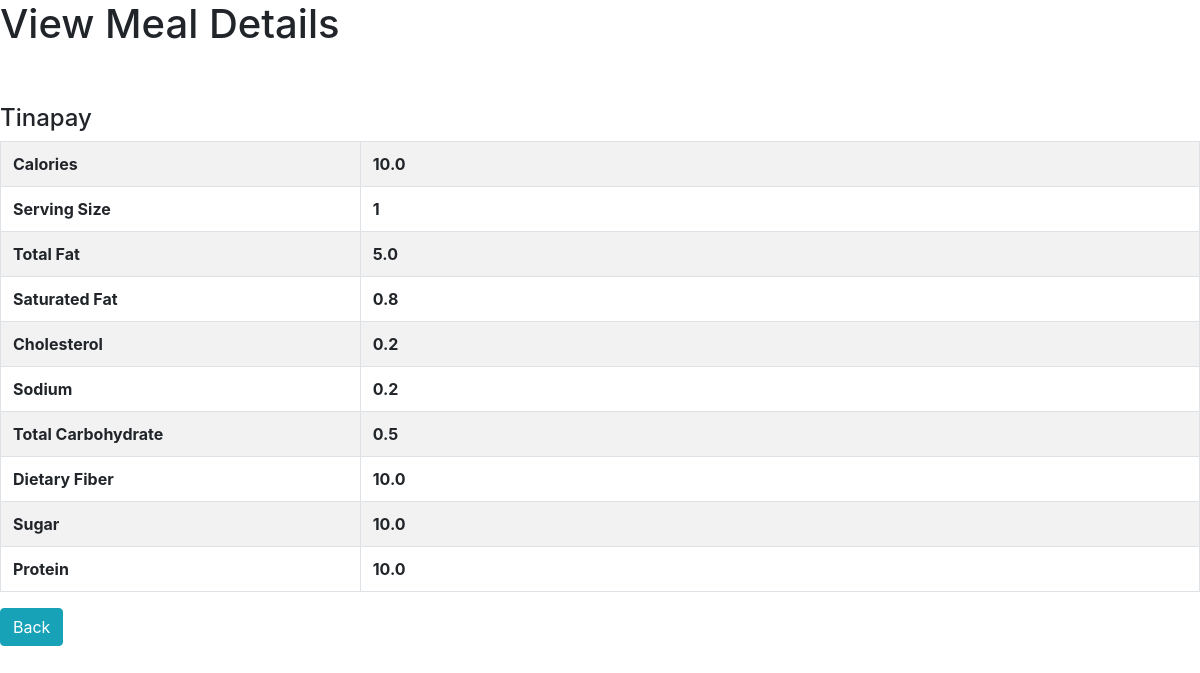
The page /view_meal/1 on the database its author committed.
### food/models.py (models this page shows, shortened)
class Meal(models.Model):
	BREAKFAST = 1
	MORNING_SNACK = 2
	LUNCH = 3
	AFTERNOON_SNACK = 4
	DINNER = 5
	EVENING_SNACK = 6
	MEAL_TIME_TYPES = (
		(BREAKFAST, "Breakfast"),
		(LUNCH, "Lunch"),
		(BREAKFAST, "Breakfast"),
		(MORNING_SNACK, "Morning Snack"),
		(LUNCH, "Lunch"),
		(AFTERNOON_SNACK, "Afternoon Snack"),
		(DINNER, "Dinner"),
		(EVENING_SNACK, "Evening Snack"),
	)
	food = models.ForeignKey(Food, verbose_name="Food",on_delete = models.CASCADE)
	serving_size = models.IntegerField(verbose_name="Serving Size")
	meal_time = models.IntegerField(verbose_name="Meal Time", choices=MEAL_TIME_TYPES)
	def get_total_calories(self):
		return self.serving_size * self.food.calories
	def get_total_serving_size(self):
		return self.serving_size
	def get_total_fat(self):
		return self.serving_size * self.food.total_fat
	def get_total_saturated_fat(self):
		return self.serving_size * self.food.saturated_fat
	def get_total_colesterol(self):
		return self.serving_size * self.food.cholesterol
	def get_total_sodium(self):
		return self.serving_size * self.food.sodium
	def get_total_carbohydrate(self):
		return self.serving_size * self.food.total_carbohydrate
	def get_total_dietary_fibre(self):
		return self.serving_size * self.food.dietary_fibre
	def get_total_sugar(self):
		return self.serving_size * self.food.sugar
	def get_total_protein(self):
		return self.serving_size * self.food.protein

class Food(models.Model):
	name = models.CharField(verbose_name="Name", max_length=200)
	calories = models.FloatField(verbose_name="Calories (kcal)")
	total_fat = models.FloatField(verbose_name="Total Fat (g)")
	saturated_fat = models.FloatField(verbose_name="Saturated Fat (g)")
	cholesterol = models.FloatField(verbose_name="Cholesterol (mg)")
	sodium = models.FloatField(verbose_name="Sodium (mg)")
	total_carbohydrate = models.FloatField(verbose_name="Total Carbohydrate (g)")
	dietary_fibre = models.FloatField(verbose_name="Dietary Fibre (g)")
	sugar = models.FloatField(verbose_name="Sugar (g)")
	protein = models.FloatField(verbose_name="Protein (g)")

### food/views.py (the view)
# urls.py: url(r'^view_meal/(?P<meal_id>\d+)$', view_meal, name='view-meal'),
def view_meal(request, meal_id):
	template = "view_meal.html"
	meal = Meal.objects.get(id=int(meal_id))
	context = {
		'meal': meal,
	}
	return render(request, template, context)

### templates/view_meal.html (shortened to what this page needs)
<html>
	<head>
		<link rel="stylesheet" href="https://stackpath.bootstrapcdn.com/bootstrap/4.1.0/css/bootstrap.min.css">
	</head>
	<body>
		<h1>View Meal Details<br></br></h1>
			<h4>{{ meal.food.name }}</h4>
			<table class="table table-bordered table-striped" >
				<tbody>
					<tr>
						<th width="30%" >Calories</th>
						<th>{{ meal.get_total_calories }}</th>
					</tr>
					<tr>
						<th>Serving Size</th>
						<th>{{ meal.get_total_serving_size }}</th>
					</tr>
					<tr>
						<th>Total Fat</th>
						<th>{{ meal.get_total_fat }}</th>
					</tr>
					<tr>
						<th>Saturated Fat</th>
						<th>{{ meal.get_total_saturated_fat }}</th>
					</tr>
					<tr>
						<th>Cholesterol</th>
						<th>{{ meal.get_total_colesterol }}</th>
					</tr>
					<tr>
						<th>Sodium </th>
						<th>{{ meal.get_total_sodium }}</th>
					</tr>
					<tr>
						<th>Total Carbohydrate </th>
						<th>{{ meal.get_total_carbohydrate }}</th>
					</tr>
					<tr>
						<th>Dietary Fiber </th>
						<th>{{ meal.get_total_dietary_fibre }}</th>
					</tr>
					<tr>
						<th>Sugar </th>
						<th>{{ meal.get_total_sugar }}</th>
					</tr>
					<tr>
						<th>Protein </th>
						<th>{{ meal.get_total_protein }}</th>
					</tr>
				</tbody>
			</table>
			<a href="{% url "food:index" %}" class="btn btn-info">Back</a>
	</body>
</html>

### rows shown on the page
Meal: food.name "Tinapay", get_total_calories "10.0", get_total_serving_size "1", get_total_fat "5.0", get_total_saturated_fat "0.8", get_total_colesterol "0.2", get_total_sodium "0.2", get_total_carbohydrate "0.5", get_total_dietary_fibre "10.0", get_total_sugar "10.0", get_total_protein "10.0"
